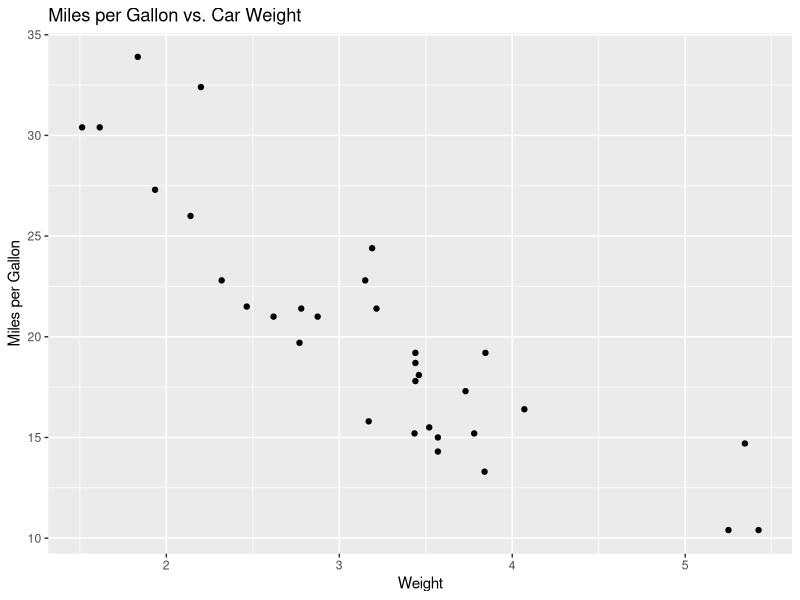

Source code (R):
# Assignment #12 - R Markdown Primer
# Author: Abdulrahman Elsayed
# Date: 2026-04-12

# --------------------------------------------------
# Introduction
# This script supports an R Markdown assignment by
# showing simple code that can be embedded in an .Rmd
# file and then knitted to HTML.
# --------------------------------------------------

# Load library
library(ggplot2)

# Load dataset
data(mtcars)

# View the first few rows
head(mtcars)

# Summary statistics
summary(mtcars)

# Create a simple plot
ggplot(mtcars, aes(x = wt, y = mpg)) +
  geom_point() +
  labs(
    title = "Miles per Gallon vs. Car Weight",
    x = "Weight",
    y = "Miles per Gallon"
  )

# Additional note:
# Inline math example for the R Markdown write-up:
# alpha + beta = gamma
#
# Displayed equation example for the R Markdown write-up:
# xbar = (1/n) * sum(x_i)
